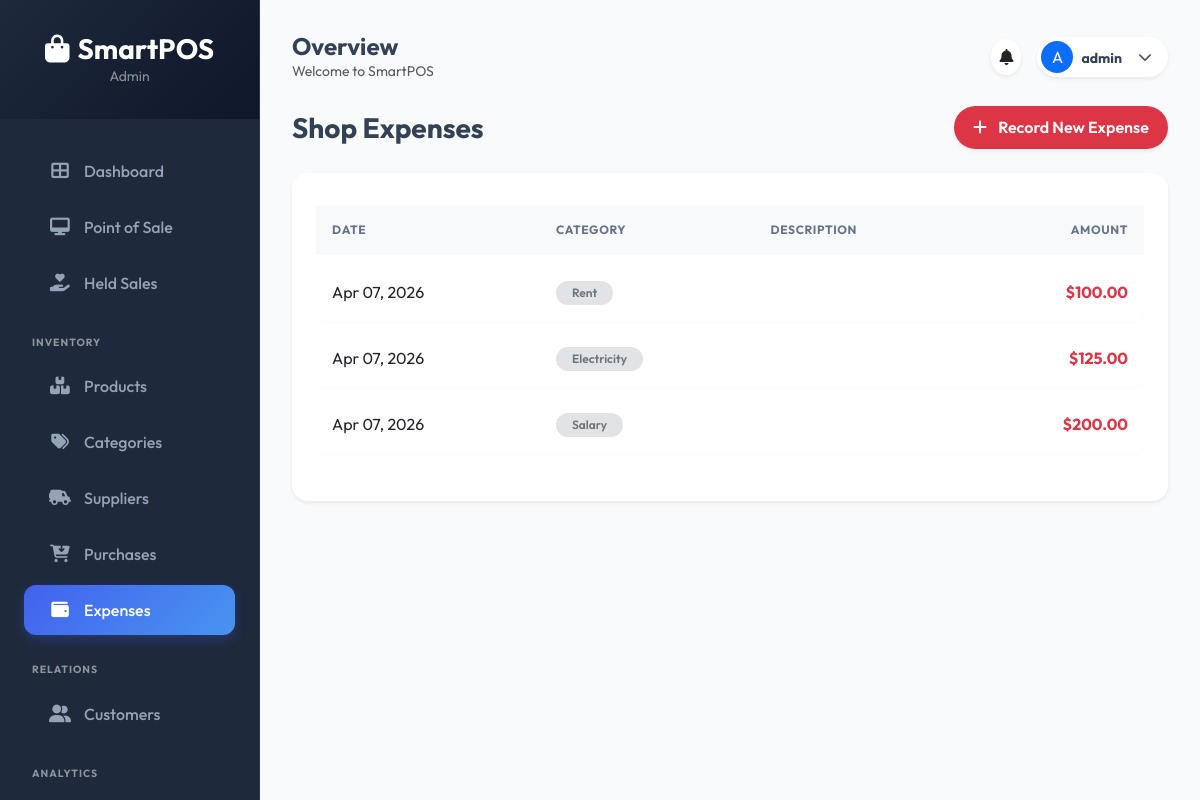
The app's page /expenses/ (signed in) with its own data.
### pos_app/models.py (models this page shows, shortened)
class Profile(models.Model):
    ROLE_CHOICES = (
        ('Admin', 'Admin'),
        ('Manager', 'Manager'),
        ('Cashier', 'Cashier'),
    )
    user = models.OneToOneField(User, on_delete=models.CASCADE)
    role = models.CharField(max_length=20, choices=ROLE_CHOICES, default='Cashier')
    phone = models.CharField(max_length=15, blank=True, null=True)
    address = models.TextField(blank=True, null=True)

class Expense(models.Model):
    category = models.ForeignKey(ExpenseCategory, on_delete=models.CASCADE)
    amount = models.DecimalField(max_digits=10, decimal_places=2)
    description = models.TextField()
    date = models.DateField(auto_now_add=True)

class ExpenseCategory(models.Model):
    name = models.CharField(max_length=100)

### pos_app/views.py (the view)
# urls.py: path('expenses/', views.expense_list, name='expense_list'),
@login_required
def expense_list(request):
    expenses = Expense.objects.all().order_by('-date')
    return render(request, 'pos/expense_list.html', {'expenses': expenses})

### templates/pos/expense_list.html (shortened to what this page needs)
{% extends 'base.html' %}
{% block content %}
<div class="row mb-4 align-items-center">
    <div class="col-6">
        <h3 class="fw-bold mb-0">Shop Expenses</h3>
    </div>
    <div class="col-6 text-end">
        <a href="{% url 'expense_add' %}" class="btn btn-danger rounded-pill shadow-sm">
            <i class="fas fa-plus me-2"></i> Record New Expense
        </a>
    </div>
</div>
<div class="card p-4 shadow-sm border-0 rounded-4">
    <div class="table-responsive">
        <table class="table table-hover align-middle">
            <thead class="bg-light">
                <tr>
                    <th>Date</th>
                    <th>Category</th>
                    <th>Description</th>
                    <th class="text-end">Amount</th>
                </tr>
            </thead>
            <tbody>
                {% for expense in expenses %}
                <tr>
                    <td>{{ expense.date|date:"M d, Y" }}</td>
                    <td><span class="badge bg-secondary-subtle text-secondary rounded-pill px-3">{{ expense.category.name }}</span></td>
                    <td>{{ expense.description }}</td>
                    <td class="text-end fw-bold text-danger">${{ expense.amount }}</td>
                </tr>
                {% empty %}
                <tr><td colspan="4" class="text-center py-4 text-muted">No expenses recorded yet.</td></tr>
                {% endfor %}
            </tbody>
        </table>
    </div>
</div>
{% endblock %}

### templates/base.html (shortened to what this page needs)
<!DOCTYPE html>
<html lang="en">
<head>
    <link href="https://cdn.jsdelivr.net/npm/bootstrap@5.3.0/dist/css/bootstrap.min.css" rel="stylesheet">
    <link rel="stylesheet" href="https://cdnjs.cloudflare.com/ajax/libs/font-awesome/6.4.0/css/all.min.css">
    {% load static %}
    <link rel="stylesheet" href="{% static 'css/style.css' %}">
</head>
<body id="page-body">
    {% if request.user.is_authenticated %}
    <aside class="sidebar d-none d-md-flex flex-column" id="sidebar">
        <div class="sidebar-header text-center">
            <h3 class="fw-bold m-0 text-white"><i class="fas fa-shopping-bag me-2"></i>SmartPOS</h3>
            <p class="text-white-50 small mb-0">{{ request.user.profile.role|default:"Storekeeper" }}</p>
        </div>
        <nav class="nav flex-column mb-auto mt-4 px-2">
            <a href="{% url 'dashboard' %}" class="nav-link {% if request.resolver_match.url_name == 'dashboard' %}active{% endif %}">
                <i class="fas fa-th-large"></i> Dashboard
            </a>
            {% if request.user.profile.role == 'Admin' or request.user.profile.role == 'Cashier' %}
            <a href="{% url 'pos' %}" class="nav-link {% if request.resolver_match.url_name == 'pos' %}active{% endif %}">
                <i class="fas fa-desktop"></i> Point of Sale
            </a>
            <a href="{% url 'held_sales_list' %}" class="nav-link {% if request.resolver_match.url_name == 'held_sales_list' %}active{% endif %}">
                <i class="fas fa-hand-holding-heart"></i> Held Sales
            </a>
            {% endif %}
            <div class="px-4 py-2 text-white-50 small mt-3 fw-bold text-uppercase" style="font-size: 0.65rem; letter-spacing: 1px;">Inventory</div>
            {% if request.user.profile.role == 'Admin' or request.user.profile.role == 'Manager' %}
            <a href="{% url 'product_list' %}" class="nav-link {% if 'product' in request.path %}active{% endif %}">
                <i class="fas fa-boxes-stacked"></i> Products
            </a>
            <a href="{% url 'category_list' %}" class="nav-link {% if 'category' in request.path %}active{% endif %}">
                <i class="fas fa-tags"></i> Categories
            </a>
            <a href="{% url 'supplier_list' %}" class="nav-link {% if 'supplier' in request.path %}active{% endif %}">
                <i class="fas fa-truck-field"></i> Suppliers
            </a>
            <a href="{% url 'purchase_list' %}" class="nav-link {% if 'purchase' in request.path %}active{% endif %}">
                <i class="fas fa-cart-arrow-down"></i> Purchases
            </a>
            <a href="{% url 'expense_list' %}" class="nav-link {% if 'expense' in request.path %}active{% endif %}">
                <i class="fas fa-wallet"></i> Expenses
            </a>
            {% endif %}
            <div class="px-4 py-2 text-white-50 small mt-3 fw-bold text-uppercase" style="font-size: 0.65rem; letter-spacing: 1px;">Relations</div>
            <a href="{% url 'customer_list' %}" class="nav-link {% if 'customer' in request.path %}active{% endif %}">
                <i class="fas fa-user-group"></i> Customers
            </a>
            {% if request.user.profile.role == 'Admin' or request.user.profile.role == 'Manager' %}
            <div class="px-4 py-2 text-white-50 small mt-3 fw-bold text-uppercase" style="font-size: 0.65rem; letter-spacing: 1px;">Analytics</div>
            <a href="{% url 'sales_report' %}" class="nav-link {% if 'sales' in request.path %}active{% endif %}">
            </a>
            {% endif %}
        </nav>
    </aside>
    {% endif %}
    <div class="{% if request.user.is_authenticated %}main-content{% else %}container{% endif %}">
        {% if request.user.is_authenticated %}
        <header class="d-flex justify-content-between align-items-center mb-4 fade-in">
            <div>
                <h4 class="fw-bold mb-0">{% block page_title %}Overview{% endblock %}</h4>
                <p class="text-muted small mb-0">{{ today|date:"l, d M Y"|default:"Welcome to SmartPOS" }}</p>
            </div>
            <div class="d-flex align-items-center">
                <div class="dropdown me-3">
                    <a href="#" class="text-dark bg-white p-2 rounded-circle shadow-sm" data-bs-toggle="dropdown">
                        <i class="fas fa-bell"></i>
                    </a>
                </div>
                <div class="dropdown">
                    <div class="d-flex align-items-center bg-white p-1 pe-3 rounded-pill shadow-sm" style="cursor: pointer;" data-bs-toggle="dropdown">
                        <div class="rounded-circle bg-primary text-white d-flex align-items-center justify-content-center me-2" style="width: 32px; height: 32px;">
                            {{ request.user.username|slice:":1"|upper }}
                        </div>
                        <div class="d-none d-sm-block">
                            <span class="small fw-bold">{{ request.user.username }}</span>
                        </div>
                        <i class="fas fa-chevron-down ms-3 small text-muted"></i>
                    </div>
                </div>
            </div>
        </header>
        {% endif %}
        <div class="fade-in">
            {% block content %}{% endblock %}
        </div>
    </div>
</body>
</html>

### static/css/style.css (style rules this page uses)
:root { --primary: #4361ee; --primary-light: #4895ef; --secondary: #3f37c9; --accent: #f72585; --sidebar-bg: #1e293b; --sidebar-hover: #334155; --main-bg: #f8fafc; --card-shadow: 0 10px 25px -5px rgba(0, 0, 0, 0.04), 0 8px 10px -6px rgba(0, 0, 0, 0.04); --glass-bg: rgba(255, 255, 255, 0.7); --glass-border: rgba(255, 255, 255, 0.18); --radius-sm: 8px; --radius-md: 12px; --radius-lg: 18px; --transition: all 0.3s cubic-bezier(0.4, 0, 0.2, 1); }
body { background-color: var(--main-bg); font-family: 'Outfit', sans-serif; color: #334155; overflow-x: hidden; }
.sidebar { height: 100vh; background-color: var(--sidebar-bg); color: white; position: fixed; width: 260px; overflow-y: auto; z-index: 1000; transition: var(--transition); border-right: 1px solid rgba(255,255,255,0.05); }
.sidebar-header { padding: 2rem 1.5rem; background: linear-gradient(135deg, var(--sidebar-bg), #0f172a); }
.sidebar .nav-link { color: #94a3b8; padding: 0.8rem 1.5rem; margin: 0.2rem 1rem; border-radius: var(--radius-md); transition: var(--transition); display: flex; align-items: center; font-weight: 500; }
.sidebar .nav-link i { font-size: 1.1rem; width: 24px; margin-right: 12px; text-align: center; }
.sidebar .nav-link.active { color: white; background: linear-gradient(135deg, var(--primary), var(--primary-light)); box-shadow: 0 4px 12px rgba(67, 97, 238, 0.3); }
.main-content { margin-left: 260px; padding: 2rem; min-height: 100vh; transition: var(--transition); }
.card { background: white; border: 1px solid #f1f5f9; border-radius: var(--radius-lg); box-shadow: var(--card-shadow); transition: var(--transition); }
.btn { padding: 0.6rem 1.2rem; border-radius: var(--radius-md); font-weight: 600; transition: var(--transition); border: none; }
.table { border-collapse: separate; border-spacing: 0 8px; background-color: transparent; }
.table thead th { border: none; background-color: transparent; color: #64748b; text-transform: uppercase; font-size: 0.75rem; letter-spacing: 0.05em; padding: 1rem; }
.table tbody tr { background-color: white; box-shadow: 0 2px 4px rgba(0,0,0,0.02); border-radius: var(--radius-md); transition: var(--transition); }
.table tbody tr td { padding: 1rem; border: none; vertical-align: middle; }
.table tbody tr td:first-child { border-radius: var(--radius-md) 0 0 var(--radius-md); }
.table tbody tr td:last-child { border-radius: 0 var(--radius-md) var(--radius-md) 0; }
header { position: relative; z-index: 1050; }
.fade-in { animation: fadeIn 0.5s ease-out forwards; }
.badge { padding: 0.5em 0.8em; border-radius: 6px; font-weight: 600; }

### records on screen
Expense: date "Apr 07, 2026", category.name "Rent", amount "100.00"
Expense: date "Apr 07, 2026", category.name "Electricity", amount "125.00"
Expense: date "Apr 07, 2026", category.name "Salary", amount "200.00"

### other values on screen
{{ request.user.profile.role|default:"Storekeeper" }} "Admin"
{{ today|date:"l, d M Y"|default:"Welcome to SmartPOS" }} "Welcome to SmartPOS"
{{ request.user.username|slice:":1"|upper }} "A"
{{ request.user.username }} "admin"
